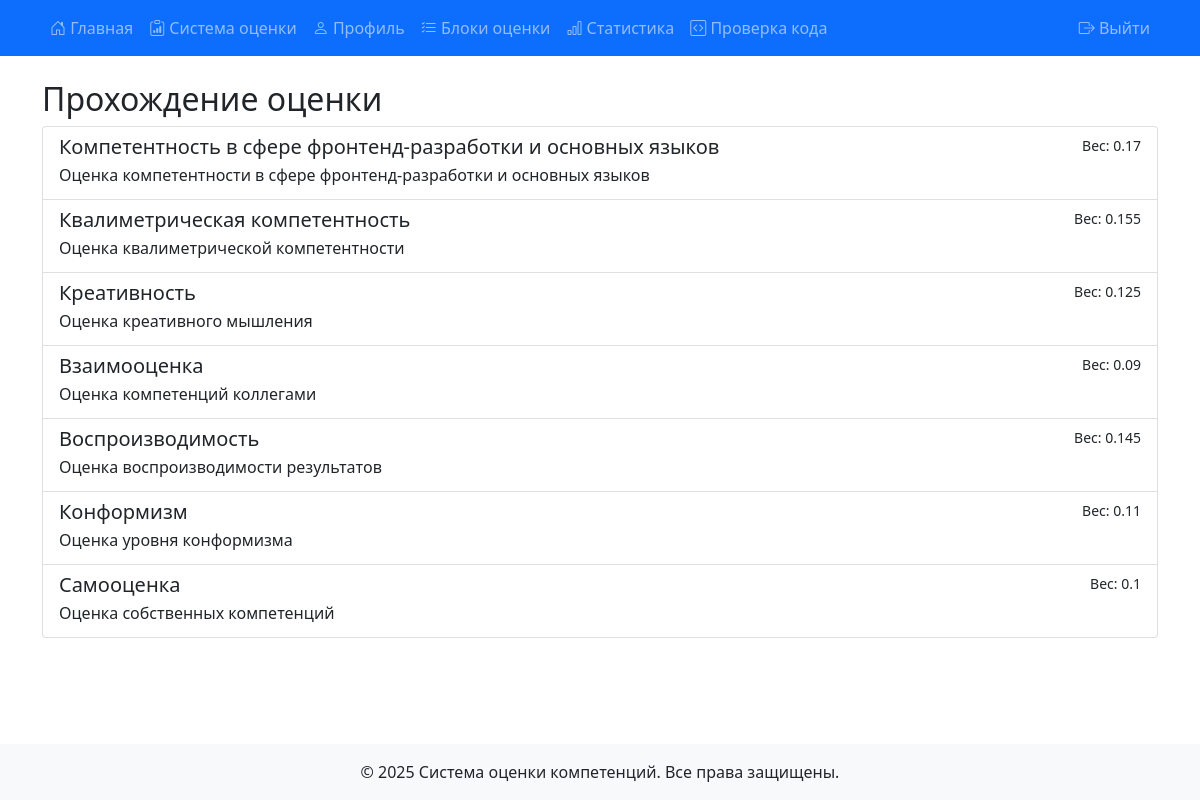
Page /take_assessment (signed in) on the earlier database version.
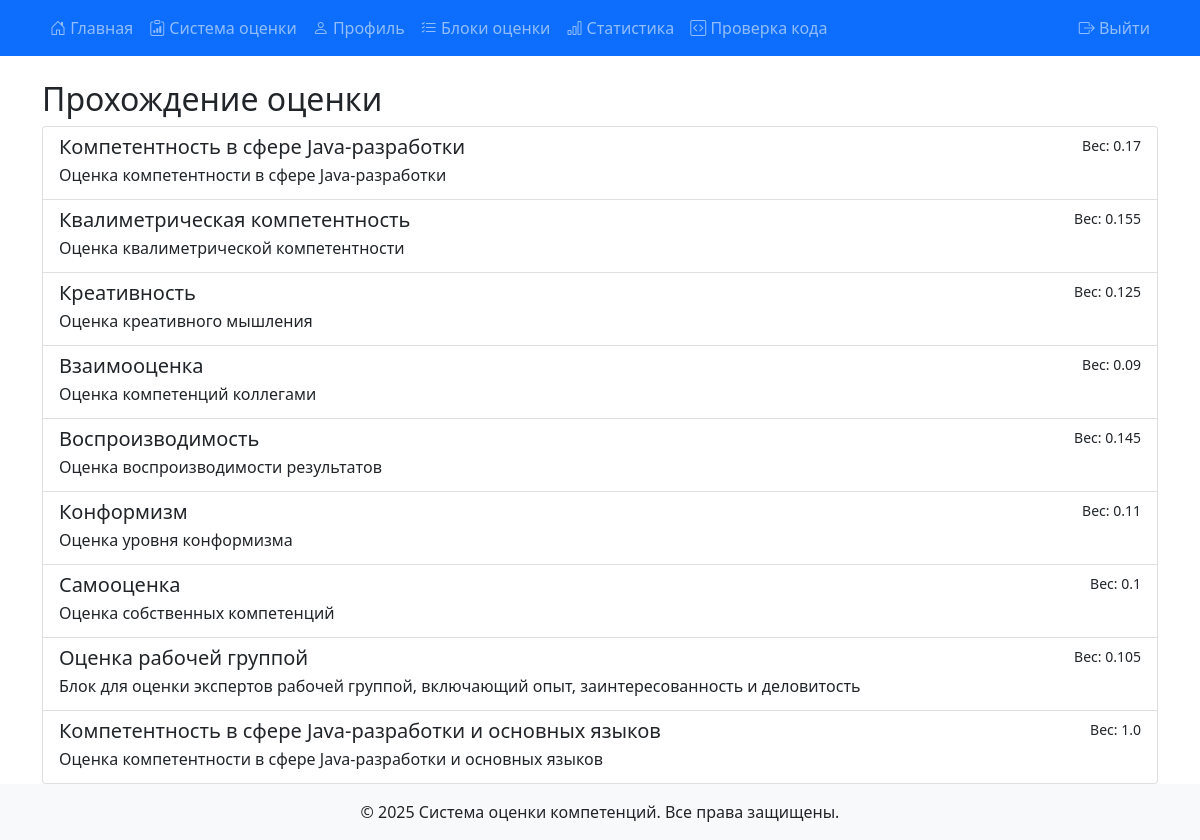
Same page on the later database version.
### models.py (models this page shows)
class AssessmentBlock(db.Model):
    __tablename__ = 'assessment_block'
    id = db.Column(db.Integer, primary_key=True)
    name = db.Column(db.String(100), nullable=False)
    description = db.Column(db.Text)
    weight = db.Column(db.Float, default=1.0)
    max_score = db.Column(db.Float, default=10.0)
    questions = db.relationship('AssessmentQuestion', back_populates='block', lazy=True)

### 1.py (the view)
@app.route('/take_assessment')
@login_required
def take_assessment():
    blocks = AssessmentBlock.query.all()
    return render_template('take_assessment.html', blocks=blocks)

### 1.py (called while the page is built)
@login_manager.user_loader
def load_user(user_id):
    return db.session.get(User, int(user_id))

def login_required(f):
    @wraps(f)
    def decorated_function(*args, **kwargs):
        if 'user_id' not in session:
            flash('Пожалуйста, войдите в систему', 'error')
            return redirect(url_for('login'))
        return f(*args, **kwargs)
    return decorated_function

@app.before_request
def before_request():
    try:
        if current_user.is_authenticated and ('user_id' not in session or session.get('user_id') != current_user.id):
            session['user_id'] = current_user.id
            session['role'] = current_user.role
            session['username'] = current_user.username
            debug_print(f"Синхронизирована сессия с Flask-Login: user_id={current_user.id}")
        elif 'user_id' in session and not current_user.is_authenticated:
            user = db.session.get(User, session['user_id'])
            if user:
                login_user(user)
                debug_print(f"Восстановлена аутентификация из сессии: user_id={user.id}")
    except Exception as e:
        debug_print(f"Ошибка синхронизации аутентификации: {str(e)}")

### templates/take_assessment.html
{% extends "base.html" %}
{% block content %}
<div class="container mt-4">
    <h2>Прохождение оценки</h2>
    <div class="list-group">
        {% for block in blocks %}
        <a href="{{ url_for('submit_assessment_block', block_id=block.id) }}" class="list-group-item list-group-item-action">
            <div class="d-flex w-100 justify-content-between">
                <h5 class="mb-1">{{ block.name }}</h5>
                <small>Вес: {{ block.weight }}</small>
            </div>
            <p class="mb-1">{{ block.description }}</p>
        </a>
        {% endfor %}
    </div>
</div>
{% endblock %}

Differences in the rows shown:
changed AssessmentBlock: name "Компетентность в сфере фронтенд-разработки и основных языков" → "Компетентность в сфере Java-разработки"; description "Оценка компетентности в сфере фронтенд-разработки и основных языков" → "Оценка компетентности в сфере Java-разработки"
added AssessmentBlock: name "Оценка рабочей группой", weight "0.105", description "Блок для оценки экспертов рабочей группой, включающий опыт, заинтересованность и деловитость"
added AssessmentBlock: name "Компетентность в сфере Java-разработки и основных языков", weight "1.0", description "Оценка компетентности в сфере Java-разработки и основных языков"
